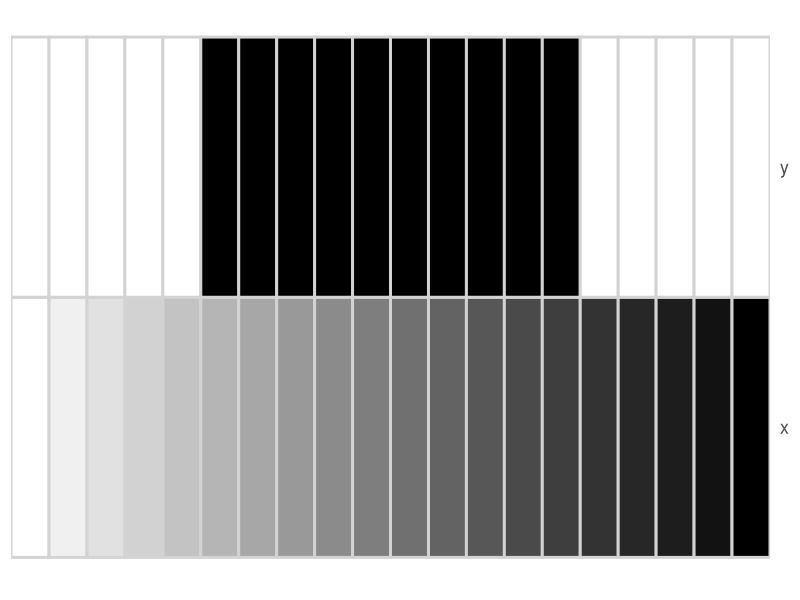

Here is the R script that generated this plot:
## ---- chunk 1

library(tidyverse)

dat <- tibble(x = -10:20)

poly_data  <- function(data, x,degree,coefs = NULL,noise_sd = 10) {
  if (is.null(coefs)) {
    coefs <- rep(1, degree + 1)
  }
  
  data %>% 
    mutate(

      y = map(
        {{x}},
        \(xi) {
          tibble(
            power = 0:degree,
            coef  = coefs
          ) %>%
            mutate(term = coef * xi^power) %>%
            summarise(sum(term), .groups = "drop") %>%
            pull()
        }
      ) %>% unlist(),
      
      y = y + rnorm(length({{x}}), 0, noise_sd)
    )
}


## ---- chunk 2
#| eval: true
#| echo: false
#| warning: false
#| fig-align: left
#| fig-width: 9
#| fig-height: 1.4

tibble(x = seq(0, 1, length.out = 20),
       y = c(0, 0, 0, 0, 0, 1, 1, 1, 1, 1, 
             1, 1, 1, 1, 1, 0, 0, 0, 0, 0), 
       col = 1:20) %>% 
  pivot_longer(cols = 1:2) %>% 
  ggplot(aes(x = col, y = name, fill = value)) +
  geom_tile(color = "lightgray", 
            size = 1) +
  theme_minimal(base_size = 16) +
  scale_fill_gradient(low = "white", high = "black") +
  labs(x = NULL, 
       y = NULL) +
  scale_x_continuous(expand = c(0, 0)) +
  scale_y_discrete(position = "right") +
  theme(axis.text.x = element_blank(), 
        panel.grid = element_blank(), 
        axis.text.y = element_text(hjust = 0, margin = margin(l = -20)),
        legend.position = "none")  
